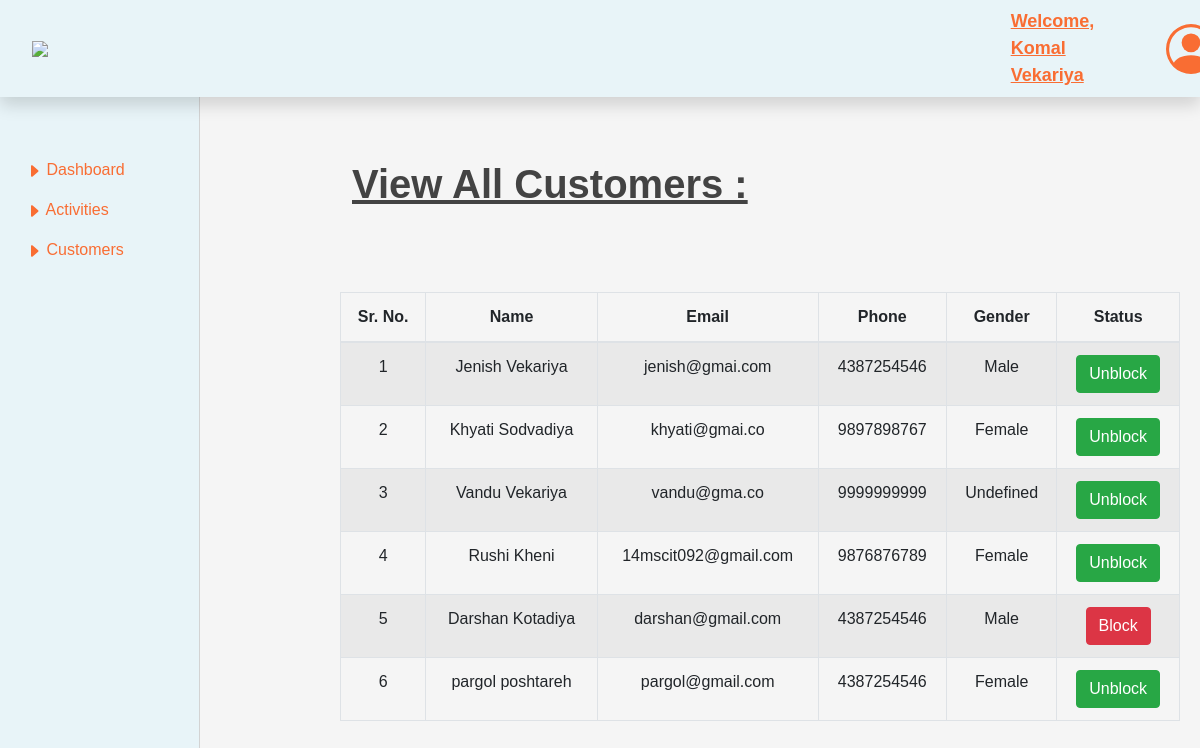
/customers.php (signed in), run on the app's committed database.
### tables this page shows
CREATE TABLE `registration` (
  `register_id` int(11) NOT NULL,
  `fname` varchar(20) NOT NULL,
  `lname` varchar(20) NOT NULL,
  `email_id` varchar(50) NOT NULL,
  `phone` varchar(10) NOT NULL,
  `gender` varchar(10) NOT NULL,
  `user_password` varchar(50) NOT NULL,
  `user_role_id` int(11) DEFAULT NULL,
  `status` tinyint(1) NOT NULL DEFAULT 1
);

### customers.php (the view, shortened to what this page needs)
<?php
include_once("db-config.php");
?>
<!DOCTYPE HTML PUBLIC "-//W3C//DTD XHTML 1.0 Transitional//EN" "http://www.w3.org/TR/xhtml1/DTD/xhtml1-transitional.dtd">
<html xmlns="http://www.w3.org/1999/xhtml">
    <head>
        <link rel="stylesheet" href="https://stackpath.bootstrapcdn.com/bootstrap/4.4.1/css/bootstrap.min.css">
        <link rel="stylesheet" type="text/css" href="./css/admin.css">
    </head>
<body>
    <div class="header_sidebar">
        <?php include 'admin_header_sidebar.php';?>
    <div class="main_content">
        <div class="add_activity_form inner_page_title">
            <h1><b><u>View All Customers : </u><b></h1>
            <div class="view_table">
                <div class="card-body admin_forms">
                    <div class="table-responsive">
                        <table class="table table-bordered table-striped">
                            <thead>
                                <tr>
                                    <th>Sr. No.</th>
                                    <th>Name</th>
                                    <th>Email</th>
                                    <th>Phone</th>
                                    <th>Gender</th>
                                    <th>Status</th>
                                </tr>
                            </thead>
                            <tbody>
                                <?php
                                    $customer_data = "select * from registration WHERE user_role_id = 2";
                                    $customer_data_result = mysqli_query($mysqli, $customer_data) or die( mysqli_error($mysqli));
                                    $customer_matched = mysqli_num_rows($customer_data_result);
                                    $sr_no = 1;
                                    if ($customer_matched > 0)
                                    {
                                        while($all_customer = mysqli_fetch_array($customer_data_result))
                                        {
                                            $customer_fname = $all_customer['fname'];
                                            $customer_lname = $all_customer['lname'];
                                            $customer_name = $customer_fname. " " .$customer_lname;
                                            ?>
                                                <tr>
                                                    <td><?php echo $sr_no;?></td>
                                                    <td><?php echo $customer_name;?></td>
                                                    <td><?php echo $all_customer['email_id'];?></td>
                                                    <td><?php echo $all_customer['phone'];?></td>
                                                    <td><?php echo $all_customer['gender']; ?></td>
                                                    <td>
                                                    <a href="status_change_customer.php?status_change_customer_id=<?php echo $all_customer['register_id'];?>"><button type="button" class="btn <?php echo $all_customer['status'] == '1' ? 'btn-success':'btn-danger' ;?>" id="activation_btn" onclick="return confirm('Do you really want to <?php echo $all_customer['status'] == '1' ? 'Block':'Unblock';?> <?php echo $customer_name; ?>?');"><?php echo $all_customer['status'] == '1' ? 'Unblock':'Block';?></button></a>
                                                    </td>
                                                </tr>
                                            <?php
                                            $sr_no++;
                                        }
                                    }else{
                                        ?>
                                        <tr>
                                            <th style="text-align:center; color:red;" colspan="6">No Record Found</th>
                                        </tr>
                                        <?php
                                    }
                                ?>
                            </tbody>
                        </table>
                    </div>
                </div>
            </div>
        </div>
    </div>
</body>
</html>

### admin_header_sidebar.php (shortened to what this page needs)
<!doctype html>
<?php
include_once("db-config.php");
if ($_SESSION["email"] == true){
    $email_id = $_SESSION['email'];
}
else{
    header("location: login.php");
}
$query = "Select * From registration where email_id = '$email_id'";
$result = mysqli_query($mysqli, $query) or die( mysqli_error($mysqli));
$Row = mysqli_fetch_row($result);
$fname = $Row[1];
$lname = $Row[2];
$full_name = $fname. " " .$lname;
?>
    <nav class="navbar fixed-top flex-md-nowrap shadow">
        <a class="logo_place navbar-website col-sm-3 col-md-2 mr-0 nav-link" href="#">
            <img style="height=300px; width: 200px;" src="./images/nainital_logo.png">
        </a>
        <span class="welcome_msg">Welcome, <?php echo $full_name; ?></span>
        <ul class="navbar-nav">
            <li class="nav-item text-nowrap user-options">
                <a href="#">
                </a>
                <a class="logout" href="logout.php">Logout</div>
    <div class="container-fluid">
        <div class="row">
            <div class="col-md-2 d-none d-md-block sidebar">
                <div class="left-sidebar">
                    <ul class="nav flex-column">
                        <li>
                            <a class="nav-link" aria-current="page" href="admin_dashboard.php">
                                    <svg xmlns="http://www.w3.org/2000/svg" width="16" height="16" fill="currentColor" class="bi bi-caret-right-fill" viewBox="0 0 16 16">
                                        <path d="m12.14 8.753-5.482 4.796c-.646.566-1.658.106-1.658-.753V3.204a1 1 0 0 1 1.659-.753l5.48 4.796a1 1 0 0 1 0 1.506z"/>
                                    </svg>
                                    Dashboard
                            </a>
                        </li>
                        <li class="nav-item open_submenu">
                            <a class="nav-link active" aria-current="page" href="#">
                                <svg xmlns="http://www.w3.org/2000/svg" width="16" height="16" fill="currentColor" class="bi bi-caret-right-fill" viewBox="0 0 16 16">
                                    <path d="m12.14 8.753-5.482 4.796c-.646.566-1.658.106-1.658-.753V3.204a1 1 0 0 1 1.659-.753l5.48 4.796a1 1 0 0 1 0 1.506z"/>
                                </svg>
                                Activities
                            </a>
                        </li>
                        <li class="nav-item">
                            <a class="nav-link" href="customers.php">
                                <svg xmlns="http://www.w3.org/2000/svg" width="16" height="16" fill="currentColor" class="bi bi-caret-right-fill" viewBox="0 0 16 16">
                                    <path d="m12.14 8.753-5.482 4.796c-.646.566-1.658.106-1.658-.753V3.204a1 1 0 0 1 1.659-.753l5.48 4.796a1 1 0 0 1 0 1.506z"/>
                                </svg>
                                Customers
                            </a>
                        </li>
                    </ul>
                </div>
            </div>
        </div>
    </div>

### css/admin.css (style rules this page uses)
body { color: #999; background: #f5f5f5; font-family: 'Varela Round', sans-serif; }
.navbar { background-color: #e8f4f8; }
.navbar-website { font-weight: bolder; color: white; font-size: x-large; }
.navbar svg { color: #f96d33; margin-left: 4.5rem; }
.user-options { position: relative; margin-right: 5rem; display: inline-block; }
.sidebar { background-color: #e8f4f8; position: fixed; top: 0; left: 0; bottom: 0; z-index: 100; padding: 70px 0 0 10px; border-right: 1px solid #d3d3d3; }
.left-sidebar { position: sticky; margin-top: 5rem; height: calc(100vh - 70px); }
.sidebar li .nav-link { color: #f96d33; }
.welcome_msg { margin-left: 50rem; color: #f96d33; text-decoration-line: underline; font-weight: bold; font-size: large; }
.main_content { margin-top: 10rem; margin-left: 10rem; }
.inner_page_title h1 { color: #434343; margin: 10rem 0 4rem 12rem; }
.admin_forms { margin-left: 10rem; }
th { font-weight: bolder; }
td { font-weight: 200; }
th, td { text-align: center; }

### data on the page
registration: full_name "Komal Vekariya"
registration: customer_name "Jenish Vekariya", email "jenish@gmai.com", phone "4387254546", gender "Male", status "Unblock"
registration: customer_name "Khyati Sodvadiya", email "khyati@gmai.co", phone "9897898767", gender "Female", status "Unblock"
registration: customer_name "Vandu Vekariya", email "vandu@gma.co", phone "9999999999", gender "Undefined", status "Unblock"
registration: customer_name "Rushi Kheni", email "14mscit092@gmail.com", phone "9876876789", gender "Female", status "Unblock"
registration: customer_name "Darshan Kotadiya", email "darshan@gmail.com", phone "4387254546", gender "Male", status "Block"
registration: customer_name "pargol poshtareh", email "pargol@gmail.com", phone "4387254546", gender "Female", status "Unblock"
